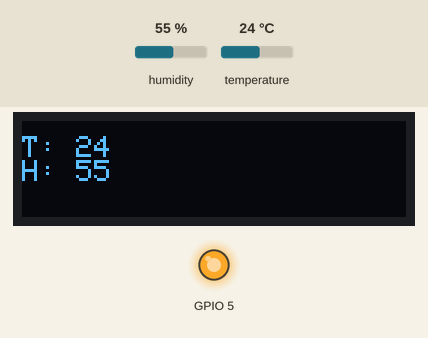
This program was run on a simulated ESP32. On the bench: 128×32 one-colour display, output pins drawn as LEDs (lit = HIGH). The test bench sets the inputs (shaded band); at power-on: humidity 55 %, temperature 24 °C.

Above: at 5.2 s.
5.3 s: humidity set to 22 %
At 7.2 s:
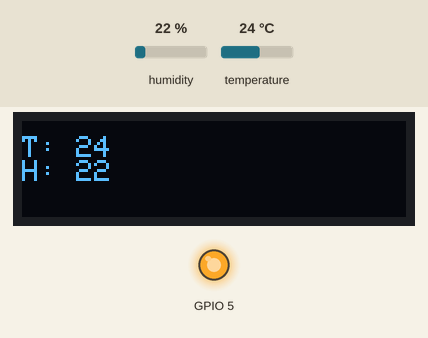
7.6 s: temperature set to 12 °C
At 9.0 s:
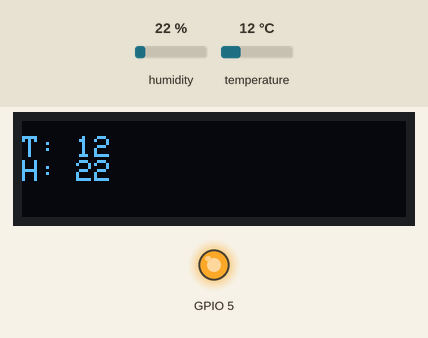
9.7 s: humidity set to 40 %
At 10.7 s:
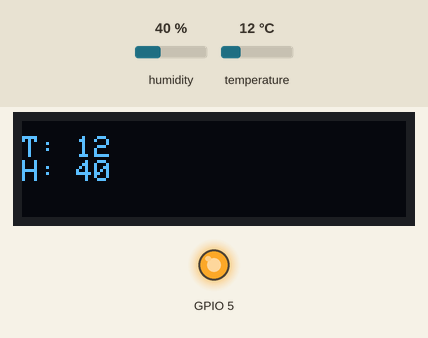
11.7 s: temperature set to 19 °C
At 13.7 s:
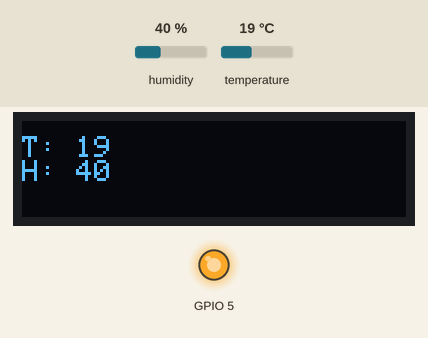
Timing chart, 0 to 14.8 s (numbered marks = the images above; inputs shaded):
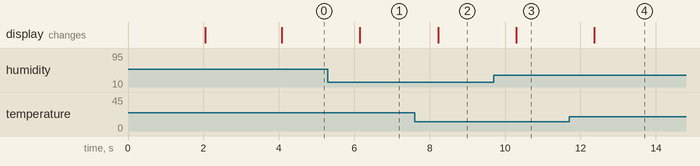

The program:

main.cpp
```cpp
// #include <SPI.h>
#include <Wire.h>
#include <Adafruit_GFX.h>
#include <Adafruit_SSD1306.h>

#define SCREEN_WIDTH 128 // OLED display width, in pixels
#define SCREEN_HEIGHT 32 // OLED display height, in pixels

#define OLED_RESET 4        // Reset pin # (or -1 if sharing Arduino reset pin)
#define SCREEN_ADDRESS 0x3C ///< See datasheet for Address; 0x3D for 128x64, 0x3C for 128x32
Adafruit_SSD1306 display(SCREEN_WIDTH, SCREEN_HEIGHT, &Wire, OLED_RESET);

#include <dht11.h>

dht11 dht;

void startOLED()
{
  if (!display.begin(SSD1306_SWITCHCAPVCC, 0x3C))
  { // Address 0x3D for 128x64
    Serial.println(F("SSD1306 allocation failed"));
    for (;;)
      ;
  }
  delay(2000);
  display.clearDisplay();

  display.setTextSize(1.5);
  display.setTextColor(WHITE);
  display.setCursor(0, 5);
  // Display static text
  display.println("Hello");
  display.display();
  delay(2000);
}

void setup()
{
  Serial.begin(115200);
  Serial2.begin(9600);

  startOLED();

  pinMode(5, OUTPUT);
  analogWrite(5, 250);
}

int  count = 0;

void loop()
{

  display.setCursor(0, 5);
  display.clearDisplay();
  dht.read(15);

  display.print("T: ");
  display.println(dht.temperature);
  display.print("H: ");
  display.println(dht.humidity);
  display.display();

  delay(1000);
  count++;
}
```

Measured:
- after the input at 5.3 s, the display: changes after 0.85 s (image 1)
- after the input at 7.6 s, the display: changes after 0.62 s (image 2)
- after the input at 9.7 s, the display: changes after 0.59 s (image 3)
- after the input at 11.7 s, the display: changes after 0.67 s (image 4)
